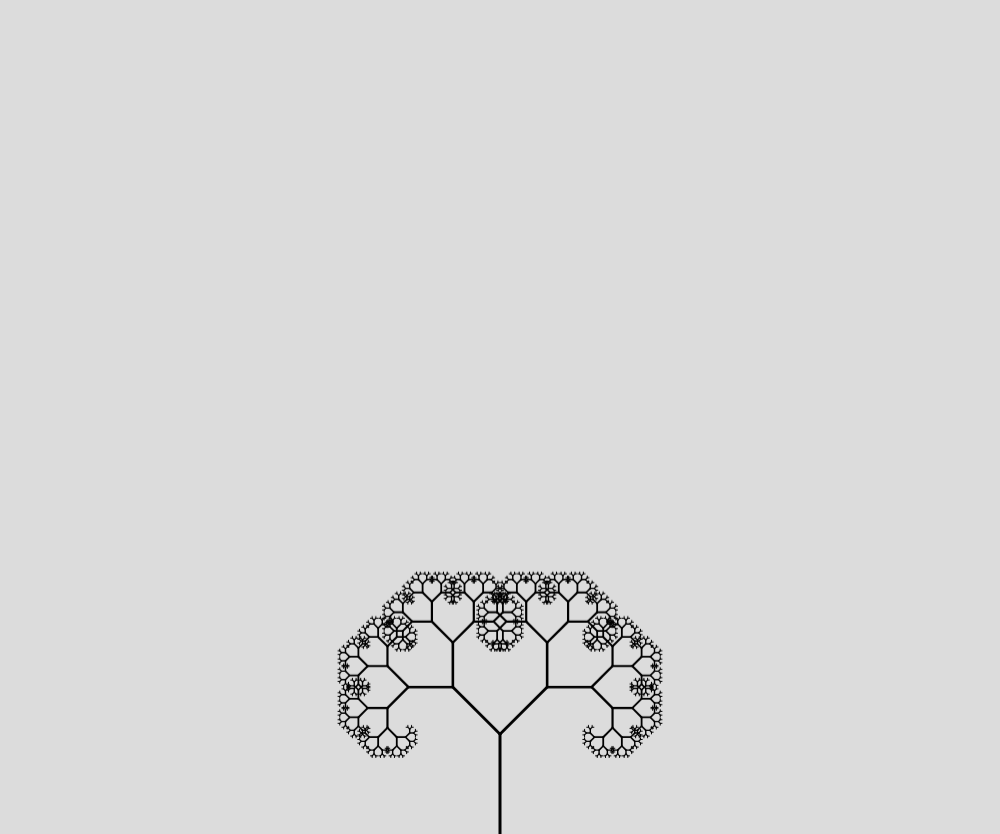
Frame 1 (no input)
Frame 60 (no input): identical to frame 1, image omitted
Frame 120 (the mouse pressed at the canvas centre since frame 60): identical to frame 1, image omitted

The p5.js sketch that drew this single still picture (run headless with seeded random() and noise() and a simulated clock; from frame 60 on, the mouse is pressed at the canvas centre):

// p5.js sketch
// ── sketch.js
let branches = [];
let fractalAngle1 = 45;
let fractalAngle2 = 45;
let fractalLength = 100
let depth = 10;
let pv1;let pv2;let pv3;

function setup() {
  canvas = createCanvas(windowWidth/1.2, windowHeight/1.2);
  canvas.position((windowWidth-width)/2, (windowHeight-height)/2);
  strokeWeight(3);
  tree(createVector(width/2, height), fractalLength, 180, depth);
  s1 = createSlider(0, 180, 30, 0);
  s2 = createSlider(0, 180, 30, 0);
  s3 = createSlider(0, height/2, 100, 0);
  s1.size(100);s2.size(100);s3.size(100);
  s1.position(windowWidth/2+50, windowHeight-40);
  s2.position(windowWidth/2-50, windowHeight-40);
  s3.position(windowWidth/2-150, windowHeight-40);
  pv1 = s1.value();pv2 = s2.value();pv3 = s3.value();
  
  inp = createInput("");
  inp.size(50);
  inp.position(windowWidth/2-25, 10);
  inp.input(inputDepth);
}

function windowResized() {
  branches = [];
  tree(createVector(width/2, height), fractalLength, 180, depth);
  resizeCanvas(windowWidth/1.2, windowHeight/1.2);
  canvas.position((windowWidth-width)/2, (windowHeight-height)/2);
  s1.size(100);
  s2.size(100);
  s3.size(100);
  s1.position(windowWidth/2+50, windowHeight-40);
  s2.position(windowWidth/2-50, windowHeight-40);
  s3.position(windowWidth/2-150, windowHeight-40);
}

function draw() {
  
  background(220);
  for (let b of branches) {
    let x1 = b[0]; let y1 = b[1];
    let x2 = b[2]; let y2 = b[3];
    strokeWeight(b[4]);
    line(x1, y1, x2, y2);
  }
  if (s1.value()!=pv1 || s2.value()!=pv2 || s3.value()!=pv3) {
    branches = [];
    fractalAngle1 = s1.value();
    fractalAngle2 = s2.value();
    fractalLength = s3.value();
    tree(createVector(width/2, height), fractalLength, 180, depth);
  }
  pv1 = s1.value();
  pv2 = s2.value();
  pv3 = s3.value();
}

function tree(start, len, angle, depth=10, stroke=3) {
  let rads = radians(angle);
  let x = sin(rads) * len;
  let y = cos(rads) * len;
  branches.push([start.x, start.y, x+start.x, y+start.y, stroke])
  if (depth > 0) {
    let end = createVector(x+start.x, y+start.y);
    tree(end, len/1.5, angle+fractalAngle1, depth-1, stroke-0.2);
    tree(end, len/1.5, angle-fractalAngle2, depth-1, stroke-0.2);
  }
}

function inputDepth() {
  depth = int(this.value());
  branches = [];
  tree(createVector(width/2, height), fractalLength, 180, depth);
}
// ── style.css
html, body {
  height: 100%;
  margin: 0;
  padding: 0;
  background-color: #464646;
  opacity: 1;
  background-image: radial-gradient(#a5a5a5 1.1px, #464646 0.9px);
  background-size: 18px 18px;
}

canvas {
  opacity: 1;
  display: block;
}
